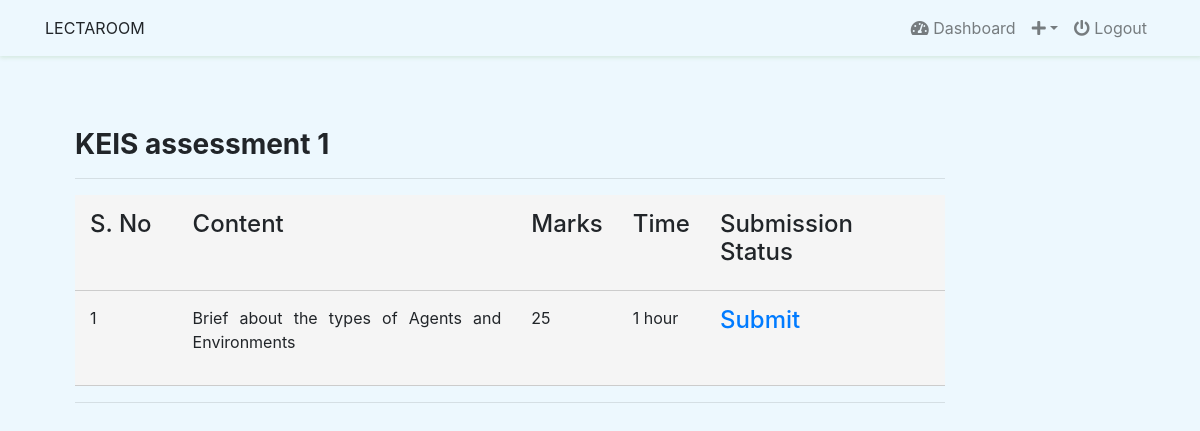
/class/assignment/ (signed in), run on the app's committed database.
### classroom/models.py (models this page shows, shortened)
class Assignment(models.Model):
    id = models.IntegerField(primary_key=True)
    user = models.ForeignKey(User, on_delete=models.CASCADE)
    title = models.CharField(max_length=100)
    content = models.TextField()
    marks = models.CharField(max_length=20)
    duration = models.CharField(max_length=100)
    created_at = models.DateTimeField(auto_now_add=True, null=True)

### classroom/views/assignment.py (the view)
# urls.py: path('assignment/', AssignmentView.as_view(), name='assignment-list'),
class AssignmentView(ListView):
    model = Assignment
    template_name = 'core/instructor/assignments.html'
    context_object_name = 'assignment'
    @method_decorator(login_required(login_url=reverse_lazy('login')))
    def dispatch(self, request, *args, **kwargs):
        return super().dispatch(self.request, *args, **kwargs)
    def get_queryset(self):
        return self.model.objects.all()  # filter(user_id=self.request.user.id).order_by('-id')

### templates/core/instructor/assignments.html (shortened to what this page needs)
{% extends 'base.html' %}
{% load static %}
{% block content %}
<br>
<div class="container">
    <div class="col-12 col-sm-6 col-md-10">
        <br>
        {% if request.user.is_authenticated and request.user.is_teacher == 1 %}
            {% for foo in assignment %}
            <hr/>
                <h3><strong> {{ foo.title }}  </strong></h3>
                <table>
                    <thead>
                    <tr>
                        <th style="width:12%"><h4>S. No</h4></th>
                        <th style="width:68%"><h4>Content</h4></th>
                        <th style="width:10%"><h4>Marks</h4></th>
                        <th style="width:10%"><h4>Time</h4></th>
                    </tr>
                    </thead>
                    <tbody>
                        <tr>
                            <td>{{forloop.counter}}</td>
                            <td><p>{{ foo.content }} </p></td>
                            <td><p>{{ foo.marks }} </p></td>
                            <td><p>{{ foo.duration }}  </p></td>
                        </tr>
                       </tbody>
                </table>
           {% endfor %}
            <hr/>
            {% else %}
                {% for foo in assignment %}
                <br>
                    <h3><strong> {{ foo.title }}  </strong></h3>
                    <hr/>
                    <table>
                        <thead>
                        <tr>
                            <th style="width:12%"><h4>S. No</h4></th>
                            <th style="width:40%"><h4>Content</h4></th>
                            <th style="width:10%"><h4>Marks</h4></th>
                            <th style="width:10%"><h4>Time</h4></th>
                            <th style="width:30%"><h4>Submission Status</h4></th>
                        </tr>
                        </thead>
                        <tbody>
                            <tr>
                                <td>{{forloop.counter}}</td>
                                <td><p>{{ foo.content }} </p></td>
                                <td><p>{{ foo.marks }} </p></td>
                                <td><p>{{ foo.duration }}  </p></td>
                                <td><h4><a href="{% url 'assignment-submission' %}">Submit {{data.is_submitted}}</a></h4></td>
                             </tr>
                        </tbody>
                    </table>
                    {% endfor %}
                <hr/>
            {% endif %}
            <br/>
        </div>
    </div>
{% endblock %}

### static/css/custom.css (style rules this page uses)
body { background-color: #edf8fe; }

### templates/core/instructor/assignments.html (style rules this page uses)
table { border-collapse: collapse; width: 100%; }
tr { background-color: #f5f5f5; }
th, td { vertical-align:top; padding: 15px; text-align: justify; border-bottom: 1px solid #ccc; }

### data on the page
Assignment: title "KEIS assessment 1", content "Brief about the types of Agents and Environments", marks "25", duration "1 hour"
